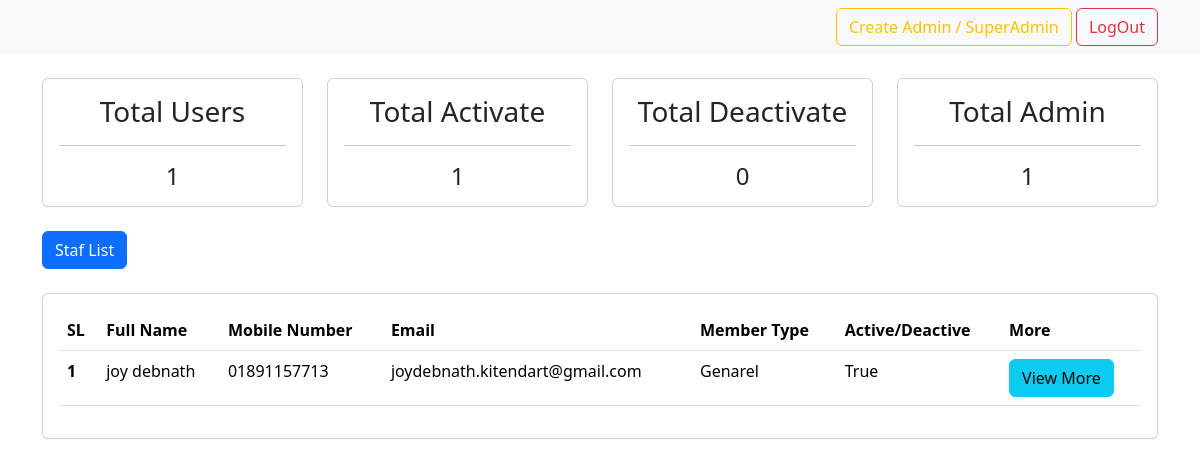
Page /dashboard/ (signed in) on the committed database.
### accounts/models.py (models this page shows, shortened)
class UserRegistrationForm(models.Model):
    user = models.OneToOneField(User, null=True, blank=True, on_delete= models.CASCADE)
    b_pharm_roll_no = models.CharField(max_length=100, null=True, blank=True)
    m_pharm_roll_no = models.CharField(max_length=100, null=True, blank=True)
    date_of_birth = models.CharField(max_length=10, null=True, blank=True)
    blood_group = models.CharField(max_length=3, null=True, blank=True)
    name_of_spouse = models.CharField(max_length=150, null=True, blank=True)
    marriage_date = models.CharField(max_length=10, null=True, blank=True)
    no_of_kids = models.IntegerField(null=True, blank=True)
    hobbies = models.CharField(max_length=150, null=True, blank=True)
    present_address = models.CharField(max_length=250, null=True)
    permanent_address = models.CharField(max_length=250, null=True, blank=True)
    designation_and_department = models.CharField(max_length=100, null=True, blank=True)
    organization = models.CharField(max_length=150, null=True, blank=True)
    organization_address = models.CharField(max_length=250, null=True, blank=True)
    MEMBERSHIP_STATUS = (
        ('Genarel', 'Genarel'),
        ('Associate', 'Assicuate')
    )
    membership_status = models.CharField(max_length=200, null=True, blank=True, choices=MEMBERSHIP_STATUS)
    is_publish = models.BooleanField(('publish'), default=False, help_text=(
        'Designates whether this user should be treated as active. '
            'Unselect this instead of deleting accounts.'))

class User(AbstractUser):
    full_name = models.CharField(max_length=150, null=True)
    email = models.EmailField(unique=True, null=True)
    mobile_number = models.CharField(max_length=11, null=True, unique=True)
    profile_picture = models.ImageField(upload_to='profile/', null=True, blank=True, default='user-default/avatar.png')
    USERNAME_FIELD = 'mobile_number'
    REQUIRED_FIELDS = ['username']

### dashboard/views.py (the view)
# urls.py: path('', views.dashboardhome, name="dashboard"),
def dashboardhome(request):
    user = request.user
    users = UserRegistrationForm.objects.all()
    admins = AdminRegister.objects.all()
    if user.is_staff or user.is_superuser:
        activecount = users.filter(is_publish=True).count()
        dactivecount = users.filter(is_publish=False).count()
        admincount = admins.filter().count()
        context = {'users': users, 'activecount': activecount,
                   'dactivecount': dactivecount, 'admincount': admincount
                   }
        return render(request, 'dashboard/dashboard_home.html', context)
    else:
        return render(request, 'dashboard/not_authrized.html')

### dashboard/templates/dashboard/dashboard_home.html (shortened to what this page needs)
{% extends 'dashboard/base.html' %}
{% block content %}
<br>
<div class="container">
    <div class="row">
        <div class="col">
            <div class="card">
                <div class="card-body">
                    <h3 class="card-title text-center">Total Users</h3>
                    <hr>
                    <h4 class="card-text text-center">{{ users.count }}</h4>
                </div>
            </div>
        </div>
        <div class="col">
            <div class="card">
                <div class="card-body">
                    <h3 class="card-title text-center">Total Activate</h3>
                    <hr>
                    <h4 class="card-text text-center">{{ activecount }}</h4>
                </div>
            </div>
        </div>
        <div class="col">
            <div class="card">
                <div class="card-body">
                    <h3 class="card-title text-center">Total Deactivate</h3>
                    <hr>
                    <h4 class="card-text text-center">{{ dactivecount }}</h4>
                </div>
            </div>
        </div>
        <div class="col">
            <div class="card">
                <div class="card-body">
                    <h3 class="card-title text-center">Total Admin</h3>
                    <hr>
                    <h4 class="card-text text-center">{{ admincount }}</h4>
                </div>
            </div>
        </div>
    </div>
    <br>
    <div class="row">
        <div class="col">
            <a href="{% url 'admin-list' %}" class="btn btn-primary">Staf List</a>
        </div>
    </div>
    <br>
    <div class="row">
        <div class="col">
            <div class="card">
                <div class="card-body">
                    <table class="table">
                        <thead>
                          <tr>
                            <th scope="col">SL</th>
                            <th scope="col">Full Name</th>
                            <th scope="col">Mobile Number</th>
                            <th scope="col">Email</th>
                            <th scope="col">Member Type</th>
                            <th scope="col">Active/Deactive</th>
                            <th scope="col">More</td>
                          </tr>
                        </thead>
                        {% for obj in users %}
                        <tbody>
                          <tr>
                            <th scope="row">{{ forloop.counter }}</th>
                            <td>{{ obj.user.full_name }}</td>
                            <td>{{ obj.user.mobile_number }}</td>
                            <td>{{ obj.user.email }}</td>
                            <td>{{ obj.membership_status }}</td>
                            <td>{{ obj.is_publish }}</td>
                            <td><a href="{% url 'admin-user-info' obj.user.id %}" class="btn btn-info">View More</a></td>
                          </tr>
                        </tbody>
                        {% endfor %}
                      </table>
                </div>
            </div>
        </div>
    </div>
</div>
{% endblock %}

### rows in the picture
UserRegistrationForm: user.full_name "joy debnath", user.mobile_number "01891157713", user.email "joydebnath.kitendart@gmail.com", membership_status "Genarel", is_publish "True"

### other values in the picture
{{ users.count }} "1"
{{ activecount }} "1"
{{ dactivecount }} "0"
{{ admincount }} "1"
